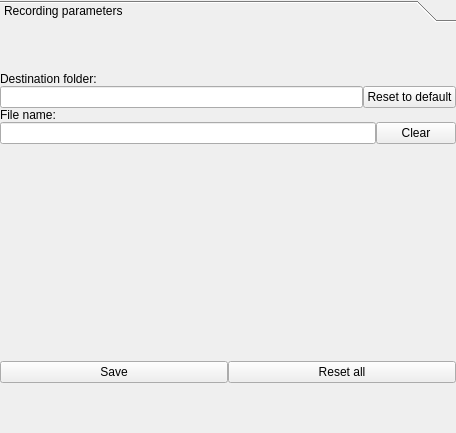
<?xml version="1.0" encoding="UTF-8"?>
<ui version="4.0">
 <class>tab_record</class>
 <widget class="QWidget" name="tab_record">
  <property name="geometry">
   <rect>
    <x>0</x>
    <y>0</y>
    <width>456</width>
    <height>433</height>
   </rect>
  </property>
  <property name="windowTitle">
   <string>Form</string>
  </property>
  <layout class="QGridLayout" name="gridLayout">
   <property name="margin">
    <number>0</number>
   </property>
   <property name="spacing">
    <number>0</number>
   </property>
   <item row="0" column="0">
    <layout class="QGridLayout" name="gridLayout_2">
     <property name="spacing">
      <number>1</number>
     </property>
     <item row="0" column="0">
      <widget class="QToolBox" name="toolBox">
       <property name="frameShape">
        <enum>QFrame::NoFrame</enum>
       </property>
       <property name="frameShadow">
        <enum>QFrame::Plain</enum>
       </property>
       <property name="lineWidth">
        <number>0</number>
       </property>
       <property name="currentIndex">
        <number>0</number>
       </property>
       <property name="tabSpacing">
        <number>0</number>
       </property>
       <widget class="QWidget" name="page_record">
        <property name="geometry">
         <rect>
          <x>0</x>
          <y>0</y>
          <width>454</width>
          <height>410</height>
         </rect>
        </property>
        <attribute name="label">
         <string>Recording parameters</string>
        </attribute>
        <layout class="QGridLayout" name="gridLayout_6">
         <property name="margin">
          <number>0</number>
         </property>
         <property name="spacing">
          <number>0</number>
         </property>
         <item row="0" column="0">
          <layout class="QVBoxLayout" name="verticalLayout">
           <property name="topMargin">
            <number>50</number>
           </property>
           <property name="bottomMargin">
            <number>50</number>
           </property>
           <item>
            <widget class="QLabel" name="DestFolderLabel">
             <property name="text">
              <string>Destination folder:</string>
             </property>
             <property name="alignment">
              <set>Qt::AlignBottom|Qt::AlignLeading|Qt::AlignLeft</set>
             </property>
            </widget>
           </item>
           <item>
            <layout class="QHBoxLayout" name="horizontalLayout">
             <item>
              <widget class="QLineEdit" name="DestFolderInput">
               <property name="maximumSize">
                <size>
                 <width>636</width>
                 <height>16777215</height>
                </size>
               </property>
              </widget>
             </item>
             <item>
              <widget class="QPushButton" name="DestFolderBtn">
               <property name="text">
                <string>Reset to default</string>
               </property>
              </widget>
             </item>
            </layout>
           </item>
           <item>
            <widget class="QLabel" name="FileNameLabel">
             <property name="text">
              <string>File name:</string>
             </property>
             <property name="alignment">
              <set>Qt::AlignBottom|Qt::AlignLeading|Qt::AlignLeft</set>
             </property>
            </widget>
           </item>
           <item>
            <layout class="QHBoxLayout" name="horizontalLayout_2">
             <item>
              <widget class="QLineEdit" name="FileNameInput"/>
             </item>
             <item>
              <widget class="QPushButton" name="FileNameBtn">
               <property name="text">
                <string>Clear</string>
               </property>
              </widget>
             </item>
            </layout>
           </item>
           <item>
            <spacer name="verticalSpacer">
             <property name="orientation">
              <enum>Qt::Vertical</enum>
             </property>
             <property name="sizeHint" stdset="0">
              <size>
               <width>20</width>
               <height>40</height>
              </size>
             </property>
            </spacer>
           </item>
           <item>
            <layout class="QHBoxLayout" name="horizontalLayout_3">
             <item>
              <widget class="QPushButton" name="SaveBtn">
               <property name="text">
                <string>Save</string>
               </property>
              </widget>
             </item>
             <item>
              <widget class="QPushButton" name="ResetBtn">
               <property name="text">
                <string>Reset all</string>
               </property>
              </widget>
             </item>
            </layout>
           </item>
          </layout>
         </item>
        </layout>
       </widget>
      </widget>
     </item>
    </layout>
   </item>
  </layout>
 </widget>
 <resources>
  <include location="images.qrc"/>
 </resources>
 <connections/>
</ui>
